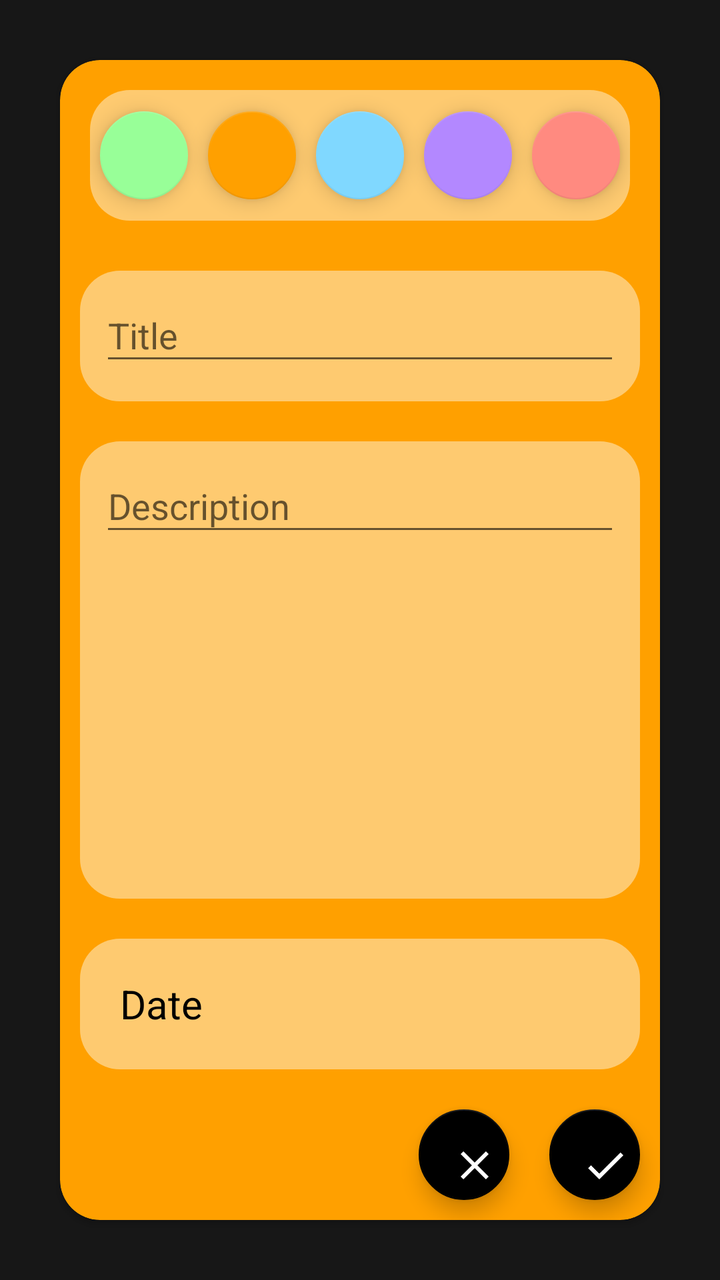
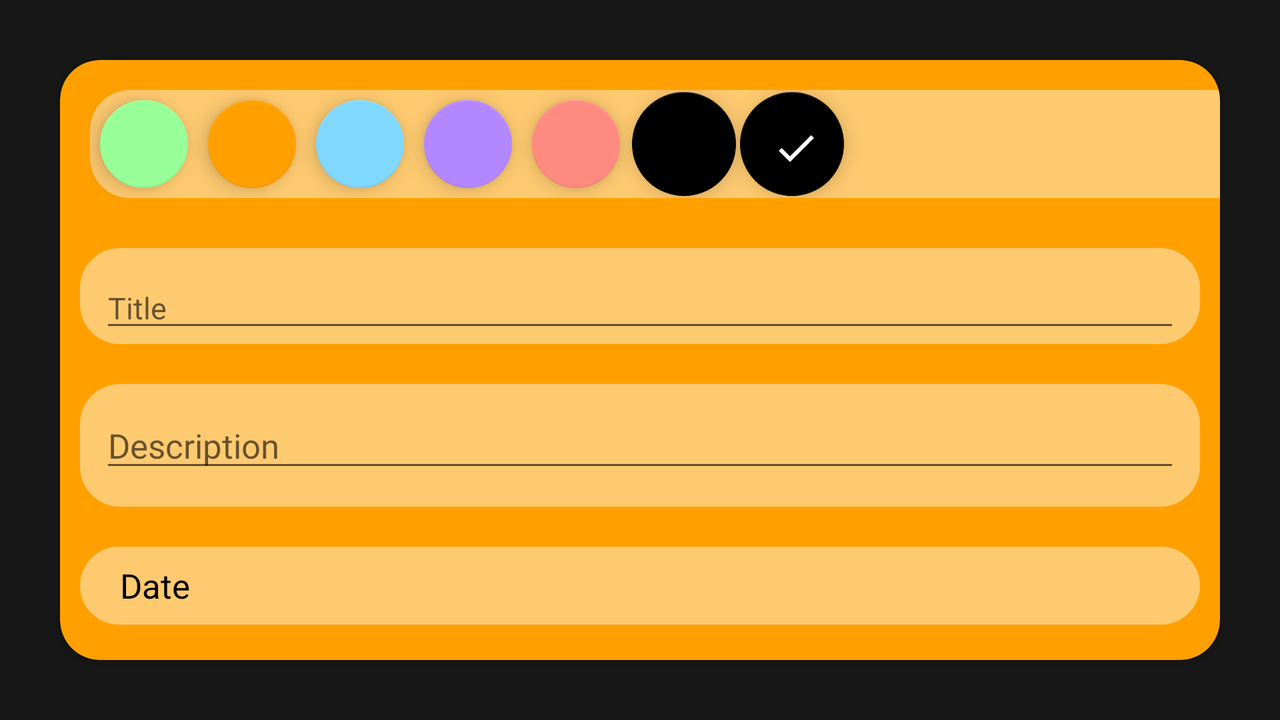

An Android layout and its configuration variant, each rendered on a device that would load it. The default file and the variant file are quoted in full after the pictures.
<!-- AndroidManifest.xml: application theme AppTheme -->
<!-- res/layout/activity_change.xml -->
<?xml version="1.0" encoding="utf-8"?>
<androidx.constraintlayout.widget.ConstraintLayout xmlns:android="http://schemas.android.com/apk/res/android"
    xmlns:app="http://schemas.android.com/apk/res-auto"
    xmlns:tools="http://schemas.android.com/tools"
    android:id="@+id/constrainrt"
    android:layout_width="match_parent"
    android:layout_height="match_parent"
    android:background="#171717"
    tools:context=".ChangeActivity">

    <androidx.cardview.widget.CardView
        android:id="@+id/cardview"
        android:layout_width="match_parent"
        android:layout_height="match_parent"
        android:layout_margin="30dp"
        android:background="#FFA000"
        android:elevation="20dp"
        app:cardBackgroundColor="#FFA000"
        app:cardCornerRadius="20dp"
        app:layout_constraintBottom_toBottomOf="parent"
        app:layout_constraintEnd_toEndOf="parent"
        app:layout_constraintStart_toStartOf="parent"
        app:layout_constraintTop_toTopOf="parent">

        <LinearLayout
            android:layout_width="match_parent"
            android:layout_height="match_parent"
            android:orientation="vertical"
            android:weightSum="15">

            <LinearLayout
                android:layout_width="match_parent"
                android:layout_height="0dp"
                android:layout_margin="15dp"
                android:layout_weight="2"
                android:background="@drawable/rounder"
                android:orientation="horizontal"
                android:weightSum="5">

                <com.google.android.material.floatingactionbutton.FloatingActionButton
                    android:id="@+id/greenfab"
                    android:layout_width="0dp"
                    android:layout_height="match_parent"
                    android:layout_gravity="center_vertical"
                    android:layout_margin="5dp"
                    android:layout_weight="1"
                    app:backgroundTint="#98ff98" />

                <com.google.android.material.floatingactionbutton.FloatingActionButton
                    android:id="@+id/yellowfab"
                    android:layout_width="0dp"
                    android:layout_height="match_parent"
                    android:layout_gravity="center_vertical"
                    android:layout_margin="5dp"
                    android:layout_weight="1"
                    app:backgroundTint="#FFA000" />

                <com.google.android.material.floatingactionbutton.FloatingActionButton
                    android:id="@+id/bluefab"
                    android:layout_width="0dp"
                    android:layout_height="match_parent"
                    android:layout_gravity="center_vertical"
                    android:layout_margin="5dp"
                    android:layout_weight="1"
                    app:backgroundTint="#80D8FF" />

                <com.google.android.material.floatingactionbutton.FloatingActionButton
                    android:id="@+id/pinkfab"
                    android:layout_width="0dp"
                    android:layout_height="match_parent"
                    android:layout_gravity="center_vertical"
                    android:layout_margin="5dp"
                    android:layout_weight="1"
                    app:backgroundTint="#B388FF" />

                <com.google.android.material.floatingactionbutton.FloatingActionButton
                    android:id="@+id/redfab"
                    android:layout_width="0dp"
                    android:layout_height="match_parent"
                    android:layout_gravity="center_vertical"
                    android:layout_margin="5dp"
                    android:layout_weight="1"
                    app:backgroundTint="#FF8A80" />


            </LinearLayout>

            <com.google.android.material.textfield.TextInputLayout
                android:id="@+id/textField"
                android:layout_width="match_parent"
                android:layout_height="0dp"
                android:layout_margin="10dp"
                android:layout_weight="2"
                android:background="@drawable/rounder"
                android:hint="Title"
                app:hintTextColor="#000">

                <com.google.android.material.textfield.TextInputEditText
                    android:id="@+id/title1"
                    android:layout_width="match_parent"
                    android:layout_height="wrap_content"
                    android:layout_marginStart="10dp"
                    android:layout_marginLeft="10dp"
                    android:layout_marginTop="20dp"
                    android:layout_marginEnd="10dp"
                    android:textColor="#000000"
                    android:textColorHint="#000000" />

            </com.google.android.material.textfield.TextInputLayout>

            <com.google.android.material.textfield.TextInputLayout
                android:id="@+id/textField2"
                android:layout_width="match_parent"
                android:layout_height="0dp"
                android:layout_margin="10dp"
                android:layout_weight="7"
                android:background="@drawable/rounder"
                android:hint="Description"
                app:hintTextColor="#000">

                <com.google.android.material.textfield.TextInputEditText
                    android:id="@+id/description1"
                    android:layout_width="match_parent"
                    android:layout_height="wrap_content"
                    android:layout_marginStart="10dp"
                    android:layout_marginLeft="10dp"
                    android:layout_marginTop="30dp"
                    android:layout_marginEnd="10dp"
                    android:textColor="#000000"
                    android:textColorHint="#000000" />

            </com.google.android.material.textfield.TextInputLayout>

            <LinearLayout
                android:layout_width="match_parent"
                android:layout_height="0dp"
                android:layout_margin="10dp"
                android:layout_weight="2"
                android:background="@drawable/rounder">

                <TextView
                    android:id="@+id/datepicker1"
                    android:layout_width="wrap_content"
                    android:layout_height="wrap_content"
                    android:layout_gravity="center"
                    android:layout_marginStart="20dp"
                    android:layout_marginLeft="20dp"
                    android:maxWidth="120dp"
                    android:text="Date"
                    android:textColor="#000"
                    android:textSize="20sp" />
            </LinearLayout>


            <androidx.coordinatorlayout.widget.CoordinatorLayout
                android:layout_width="match_parent"
                android:layout_height="0dp"
                android:layout_weight="2">

                <LinearLayout
                    android:layout_width="wrap_content"
                    android:layout_height="wrap_content"
                    android:layout_gravity="end">

                    <com.google.android.material.floatingactionbutton.FloatingActionButton
                        android:layout_width="wrap_content"
                        android:layout_height="wrap_content"
                        android:layout_margin="10dp"
                        android:src="@drawable/ic_baseline_clear_24"
                        app:backgroundTint="#000000" />

                    <com.google.android.material.floatingactionbutton.FloatingActionButton
                        android:id="@+id/savebtn1"
                        android:layout_width="wrap_content"
                        android:layout_height="wrap_content"
                        android:layout_margin="10dp"
                        android:src="@drawable/ic_baseline_check_24"
                        app:backgroundTint="#000000" />
                </LinearLayout>
            </androidx.coordinatorlayout.widget.CoordinatorLayout>
        </LinearLayout>


    </androidx.cardview.widget.CardView>

</androidx.constraintlayout.widget.ConstraintLayout>
<!-- resources referenced by this layout -->
<resources>
  <!-- drawable ic_baseline_check_24 (drawable) -->
  <vector xmlns:android="http://schemas.android.com/apk/res/android"
      android:width="24dp"
      android:height="24dp"
      android:viewportWidth="24"
      android:viewportHeight="24"
      android:tint="#fff">
    <path
        android:fillColor="#000000"
        android:pathData="M9,16.17L4.83,12l-1.42,1.41L9,19 21,7l-1.41,-1.41z"/>
  </vector>
  <!-- drawable ic_baseline_clear_24 (drawable) -->
  <vector android:height="8dp" android:tint="#FFFFFF"
      android:viewportHeight="24" android:viewportWidth="24"
      android:width="8dp" xmlns:android="http://schemas.android.com/apk/res/android">
      <path android:fillColor="#fff" android:pathData="M19,6.41L17.59,5 12,10.59 6.41,5 5,6.41 10.59,12 5,17.59 6.41,19 12,13.41 17.59,19 19,17.59 13.41,12z"/>
  </vector>
  <!-- drawable rounder (drawable) -->
  <?xml version="1.0" encoding="utf-8"?>
  <shape xmlns:android="http://schemas.android.com/apk/res/android"
      android:shape="rectangle">
      <corners android:radius="20dp"/>
      <solid android:color="#70FDFFFE"/>
  
  </shape>
  <style name="AppTheme" parent="Theme.AppCompat.DayNight.NoActionBar">
          
          <item name="colorPrimary">#000000</item>
          <item name="colorPrimaryDark">#000000</item>
          <item name="colorAccent">#000000</item>
      </style>
</resources>
<!-- res/layout-land-v21/activity_change.xml (the repository's variant of the layout above) -->
<!-- drawn on the phone turned sideways -->
<?xml version="1.0" encoding="utf-8"?>
<androidx.constraintlayout.widget.ConstraintLayout xmlns:android="http://schemas.android.com/apk/res/android"
    xmlns:app="http://schemas.android.com/apk/res-auto"
    xmlns:tools="http://schemas.android.com/tools"
    android:id="@+id/constrainrt"
    android:layout_width="match_parent"
    android:layout_height="match_parent"
    android:background="#171717"
    tools:context=".ChangeActivity">

    <androidx.cardview.widget.CardView
        android:id="@+id/cardview"
        android:layout_width="match_parent"
        android:layout_height="match_parent"
        android:layout_margin="30dp"
        android:background="#FFA000"
        android:elevation="20dp"
        app:cardBackgroundColor="#FFA000"
        app:cardCornerRadius="20dp"
        app:layout_constraintBottom_toBottomOf="parent"
        app:layout_constraintEnd_toEndOf="parent"
        app:layout_constraintStart_toStartOf="parent"
        app:layout_constraintTop_toTopOf="parent">

        <LinearLayout
            android:layout_width="match_parent"
            android:layout_height="match_parent"
            android:orientation="vertical"
            android:weightSum="15">

            <LinearLayout
                android:layout_width="635dp"
                android:layout_height="101dp"
                android:layout_margin="15dp"
                android:layout_weight="2"
                android:background="@drawable/rounder"
                android:orientation="horizontal"
                android:weightSum="5">

                <com.google.android.material.floatingactionbutton.FloatingActionButton
                    android:id="@+id/greenfab"
                    android:layout_width="0dp"
                    android:layout_height="match_parent"
                    android:layout_gravity="center_vertical"
                    android:layout_margin="5dp"
                    android:layout_weight="1"
                    app:backgroundTint="#98ff98"
                    tools:ignore="SpeakableTextPresentCheck,ImageContrastCheck"
                    android:contentDescription="TODO" />

                <com.google.android.material.floatingactionbutton.FloatingActionButton
                    android:id="@+id/yellowfab"
                    android:layout_width="0dp"
                    android:layout_height="match_parent"
                    android:layout_gravity="center_vertical"
                    android:layout_margin="5dp"
                    android:layout_weight="1"
                    android:contentDescription="TODO"
                    app:backgroundTint="#FFA000"
                    tools:ignore="ImageContrastCheck" />

                <com.google.android.material.floatingactionbutton.FloatingActionButton
                    android:id="@+id/bluefab"
                    android:layout_width="0dp"
                    android:layout_height="match_parent"
                    android:layout_gravity="center_vertical"
                    android:layout_margin="5dp"
                    android:layout_weight="1"
                    app:backgroundTint="#80D8FF"
                    tools:ignore="ImageContrastCheck,SpeakableTextPresentCheck"
                    android:contentDescription="TODO" />

                <com.google.android.material.floatingactionbutton.FloatingActionButton
                    android:id="@+id/pinkfab"
                    android:layout_width="0dp"
                    android:layout_height="match_parent"
                    android:layout_gravity="center_vertical"
                    android:layout_margin="5dp"
                    android:layout_weight="1"
                    app:backgroundTint="#B388FF"
                    tools:ignore="ImageContrastCheck,SpeakableTextPresentCheck" />

                <com.google.android.material.floatingactionbutton.FloatingActionButton
                    android:id="@+id/redfab"
                    android:layout_width="0dp"
                    android:layout_height="match_parent"
                    android:layout_gravity="center_vertical"
                    android:layout_margin="5dp"
                    android:layout_weight="1"
                    app:backgroundTint="#FF8A80"
                    tools:ignore="SpeakableTextPresentCheck,ImageContrastCheck" />

                <com.google.android.material.floatingactionbutton.FloatingActionButton
                    android:layout_width="wrap_content"
                    android:layout_height="wrap_content"
                    android:layout_gravity="center_vertical"
                    android:layout_margin="1dp"
                    android:src="@drawable/ic_baseline_close_24"
                    app:backgroundTint="#000000"
                    tools:ignore="SpeakableTextPresentCheck" />

                <com.google.android.material.floatingactionbutton.FloatingActionButton
                    android:id="@+id/savebtn1"
                    android:layout_width="wrap_content"
                    android:layout_height="wrap_content"
                    android:layout_gravity="center_vertical"
                    android:layout_margin="1dp"
                    android:src="@drawable/ic_baseline_check_24"
                    app:backgroundTint="#000000"
                    tools:ignore="SpeakableTextPresentCheck" />


            </LinearLayout>

            <com.google.android.material.textfield.TextInputLayout
                android:id="@+id/textField"
                android:layout_width="match_parent"
                android:layout_height="95dp"
                android:layout_margin="10dp"
                android:layout_weight="2"
                android:background="@drawable/rounder"
                android:hint="Title"
                app:hintTextColor="#000">

                <com.google.android.material.textfield.TextInputEditText
                    android:id="@+id/title1"
                    android:layout_width="match_parent"
                    android:layout_height="36dp"
                    android:layout_marginStart="10dp"
                    android:layout_marginLeft="10dp"
                    android:layout_marginTop="20dp"
                    android:layout_marginEnd="10dp"
                    android:clickable="false"
                    android:textColor="#000000"
                    android:textColorHint="#000000"
                    android:textSize="15sp"
                    tools:ignore="TouchTargetSizeCheck,TextContrastCheck" />

            </com.google.android.material.textfield.TextInputLayout>

            <com.google.android.material.textfield.TextInputLayout
                android:id="@+id/textField2"
                android:layout_width="match_parent"
                android:layout_height="226dp"
                android:layout_margin="10dp"
                android:layout_weight="7"
                android:background="@drawable/rounder"
                android:hint="Description"
                app:hintTextColor="#000">

                <com.google.android.material.textfield.TextInputEditText
                    android:id="@+id/description1"
                    android:layout_width="match_parent"
                    android:layout_height="38dp"
                    android:layout_marginStart="10dp"
                    android:layout_marginLeft="10dp"
                    android:layout_marginTop="10dp"
                    android:layout_marginEnd="10dp"
                    android:textColor="#000000"
                    android:textColorHint="#000000"
                    android:textSize="17sp"
                    tools:ignore="TouchTargetSizeCheck,TextContrastCheck" />

            </com.google.android.material.textfield.TextInputLayout>

            <LinearLayout
                android:layout_width="match_parent"
                android:layout_height="86dp"
                android:layout_margin="10dp"
                android:layout_weight="2"
                android:background="@drawable/rounder">

                <TextView
                    android:id="@+id/datepicker1"
                    android:layout_width="602dp"
                    android:layout_height="wrap_content"
                    android:layout_gravity="center"
                    android:layout_marginStart="20dp"
                    android:layout_marginLeft="20dp"
                    android:maxWidth="120dp"
                    android:text="Date"
                    android:textColor="#000"
                    android:textSize="17sp"/>
            </LinearLayout>


            <androidx.coordinatorlayout.widget.CoordinatorLayout
                android:layout_width="match_parent"
                android:layout_height="0dp"
                android:layout_weight="2">

            </androidx.coordinatorlayout.widget.CoordinatorLayout>

            <LinearLayout
                android:layout_width="wrap_content"
                android:layout_height="55dp"
                android:layout_gravity="end">

            </LinearLayout>

        </LinearLayout>
    </androidx.cardview.widget.CardView>

</androidx.constraintlayout.widget.ConstraintLayout>
<!-- resources referenced by the variant -->
<!-- as the phone turned sideways resolves them -->
<resources>
  <!-- drawable ic_baseline_check_24 (drawable) -->
  <vector xmlns:android="http://schemas.android.com/apk/res/android"
      android:width="24dp"
      android:height="24dp"
      android:viewportWidth="24"
      android:viewportHeight="24"
      android:tint="#fff">
    <path
        android:fillColor="#000000"
        android:pathData="M9,16.17L4.83,12l-1.42,1.41L9,19 21,7l-1.41,-1.41z"/>
  </vector>
  <!-- drawable rounder (drawable) -->
  <?xml version="1.0" encoding="utf-8"?>
  <shape xmlns:android="http://schemas.android.com/apk/res/android"
      android:shape="rectangle">
      <corners android:radius="20dp"/>
      <solid android:color="#70FDFFFE"/>
  
  </shape>
  <style name="AppTheme" parent="Theme.AppCompat.DayNight.NoActionBar">
          
          <item name="colorPrimary">#000000</item>
          <item name="colorPrimaryDark">#000000</item>
          <item name="colorAccent">#000000</item>
      </style>
</resources>
